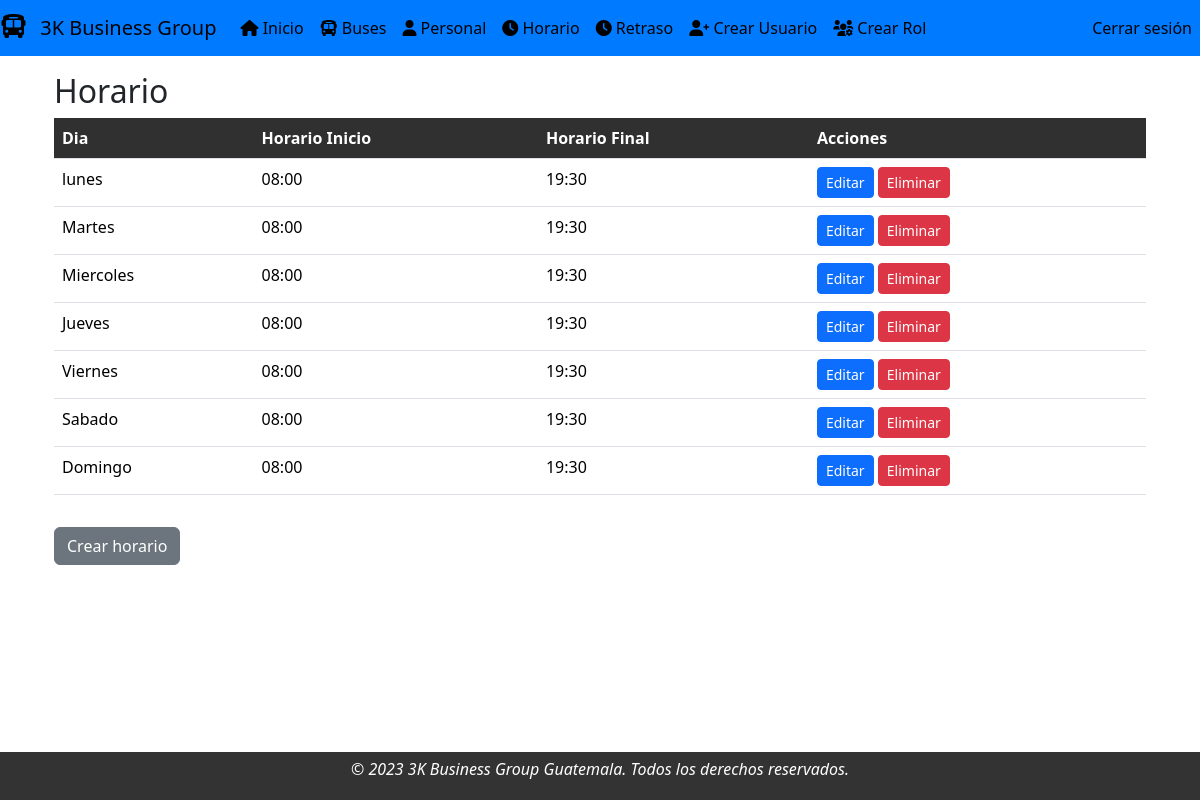
Screenshot of /horario/ver_horario/ (signed in) with the database file from the repository.
### modulo_registro/models.py (models this page shows)
class Horario(models.Model):
    dia = models.CharField(max_length=10, blank=False,choices=dias, verbose_name='Dias')
    horario_inicio = models.TimeField(verbose_name='Horario Inicio')
    horario_fin = models.TimeField(verbose_name='Horario Fin')

### modulo_registro/views.py (the view)
# urls.py: path('ver_horario/', ViewListarHorario.as_view(), name='ver_horario'),
class ViewListarHorario(ListView):
    model = Horario
    context_object_name = 'hora'
    template_name = 'vista_horario.html'

### modulo_registro/templates/vista_horario.html (shortened to what this page needs)
{% extends "base.html" %}
{% block contenido %}
<div class="container">
  <h2 class="mt-3">Horario</h2>
  <table class="table">
    <thead>
      <tr>
        <th>Dia</th>
        <th>Horario Inicio</th>
        <th>Horario Final</th>
        <th>Acciones</th>
      </tr>
    </thead>
    <tbody>
      {% for horario in hora %}
      <tr>
        <td>{{ horario.dia }}</td>
        <td>{{ horario.horario_inicio }}</td>
        <td>{{ horario.horario_fin }}</td>
        <td>
          <a href="{% url 'horario:editar_horario' horario.id %}" class="btn btn-primary btn-sm">Editar</a>
          <a href="{% url 'horario:eliminar_horario' horario.id %}" class="btn btn-danger btn-sm">Eliminar</a>
        </td>
      </tr>
      {% endfor %}
    </tbody>
  </table>
  <a href="{% url 'horario:crear_horario' %}" class="btn btn-secondary mt-3">Crear horario</a>
</div>
{% endblock contenido %}

### modulo_registro/templates/vista_horario.html (style rules this page uses)
table.table thead th { background-color: rgb(49, 48, 48); color: white; }

### rows the page displays
Horario: dia "lunes", horario_inicio "08:00", horario_fin "19:30"
Horario: dia "Martes", horario_inicio "08:00", horario_fin "19:30"
Horario: dia "Miercoles", horario_inicio "08:00", horario_fin "19:30"
Horario: dia "Jueves", horario_inicio "08:00", horario_fin "19:30"
Horario: dia "Viernes", horario_inicio "08:00", horario_fin "19:30"
Horario: dia "Sabado", horario_inicio "08:00", horario_fin "19:30"
Horario: dia "Domingo", horario_inicio "08:00", horario_fin "19:30"
